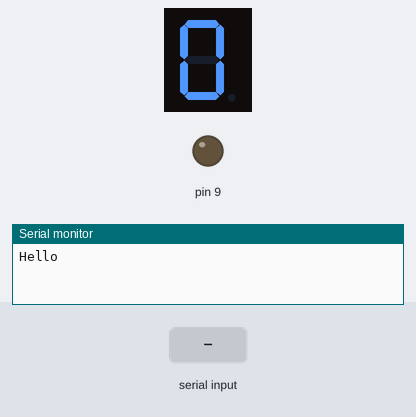
Recording of a sketch running on a simulated Arduino Uno, built with avr-gcc and run on an emulated ATmega328P. Shown: 1-digit seven-segment display, output pins drawn as LEDs (lit = HIGH), the last lines printed to the serial monitor. Wiring (inferred from the names in the program): 1-digit 7-segment display, segments lit when HIGH: segments pin 3, pin 2, pin 8, pin 7, pin 6, pin 4, pin 5. Inputs (shaded band) come from the test bench. The segment pins are drawn as the display they are named for; pins used as bus, display or sensor lines are not drawn.

Above: at 1.2 s.
1.3 s: "90,45\n" received over Serial
At 1.6 s:
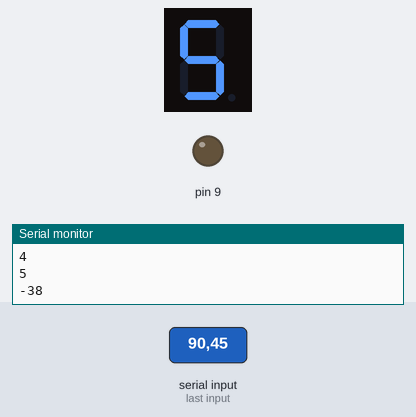
2.8 s: "30,150\n" received over Serial
At 2.82 s:
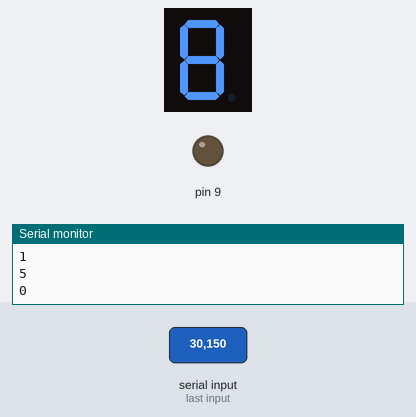
Timing chart, 0 to 5.8 s (numbered marks = the images above; inputs shaded):
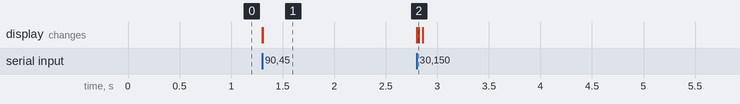

The sketch:

Serial_communication.ino
```cpp
#define segA 3
#define segB 2
#define segC 8
#define segD 7
#define segE 6
#define segF 4
#define segG 5
#define segdp 9


int c=0;


void setup()
{
pinMode(2, OUTPUT);
pinMode(3, OUTPUT);
pinMode(4,OUTPUT);
pinMode(5,OUTPUT);
pinMode(6,OUTPUT);
pinMode(7,OUTPUT);
pinMode(8,OUTPUT);
pinMode(9,OUTPUT);
Serial.begin(9600);
 while(!Serial)
 {
 ;
 }
 Serial.println("Hello");
}
void loop()
{
 switch(c)
 {
 case 0:
 digitalWrite(segA,HIGH);
 digitalWrite(segB,HIGH);
 digitalWrite(segC,HIGH);
 digitalWrite(segD,HIGH);
 digitalWrite(segE,HIGH);
 digitalWrite(segF,HIGH);
 digitalWrite(segG,LOW);
 break;
 case 1:
 digitalWrite(segA,LOW);
 digitalWrite(segB,HIGH);
 digitalWrite(segC,HIGH);
 digitalWrite(segD,LOW);
 digitalWrite(segE,LOW);
 digitalWrite(segF,LOW);
 digitalWrite(segG,LOW);
 break;

 case 2:
 digitalWrite(segA,HIGH);
 digitalWrite(segB,HIGH);
 digitalWrite(segC,LOW);
 digitalWrite(segD,HIGH);
 digitalWrite(segE,HIGH);
 digitalWrite(segF,LOW);
 digitalWrite(segG,HIGH);
 break;
case 3:
 digitalWrite(segA,HIGH);
 digitalWrite(segB,HIGH);
 digitalWrite(segC,HIGH);
 digitalWrite(segD,HIGH);
 digitalWrite(segE,LOW);
 digitalWrite(segF,LOW);
 digitalWrite(segG,HIGH);
 break;

 case 4:
 digitalWrite(segA,LOW);
 digitalWrite(segB,HIGH);
 digitalWrite(segC,HIGH);
 digitalWrite(segD,LOW);
 digitalWrite(segE,LOW);
 digitalWrite(segF,HIGH);
 digitalWrite(segG,HIGH);
 break;

 case 5:
 digitalWrite(segA,HIGH);
 digitalWrite(segB,LOW);
 digitalWrite(segC,HIGH);
 digitalWrite(segD,HIGH);
 digitalWrite(segE,LOW);
 digitalWrite(segF,HIGH);
 digitalWrite(segG,HIGH);
 break;

 case 6:
 digitalWrite(segA,HIGH);
 digitalWrite(segB,LOW);
 digitalWrite(segC,HIGH);
 digitalWrite(segD,HIGH);
 digitalWrite(segE,HIGH);
 digitalWrite(segF,HIGH);
 digitalWrite(segG,HIGH);
 break;

 case 7:
 digitalWrite(segA,HIGH);
 digitalWrite(segB,HIGH);
 digitalWrite(segC,HIGH);
 digitalWrite(segD,LOW);
 digitalWrite(segE,LOW);
 digitalWrite(segF,LOW);
 digitalWrite(segG,LOW);
 break;

 case 8:
 digitalWrite(segA,HIGH);
 digitalWrite(segB,HIGH);
 digitalWrite(segC,HIGH);
 digitalWrite(segD,HIGH);
 digitalWrite(segE,HIGH);
 digitalWrite(segF,HIGH);
 digitalWrite(segG,HIGH);
 break;

 case 9:
 digitalWrite(segA,HIGH);
 digitalWrite(segB,HIGH);
 digitalWrite(segC,HIGH);
 digitalWrite(segD,HIGH);
 digitalWrite(segE,LOW);
 digitalWrite(segF,HIGH);
 digitalWrite(segG,HIGH);
 break;
 break;
 }
 while(!Serial.available());
 c = Serial.read()-48;
 Serial.println(c);
}
```

Measured:
- after the input at 1.3 s, the display: first changes at once (image 1 shows a later state)
- after the input at 2.8 s, the display: first changes at once (image 2 shows a later state)
